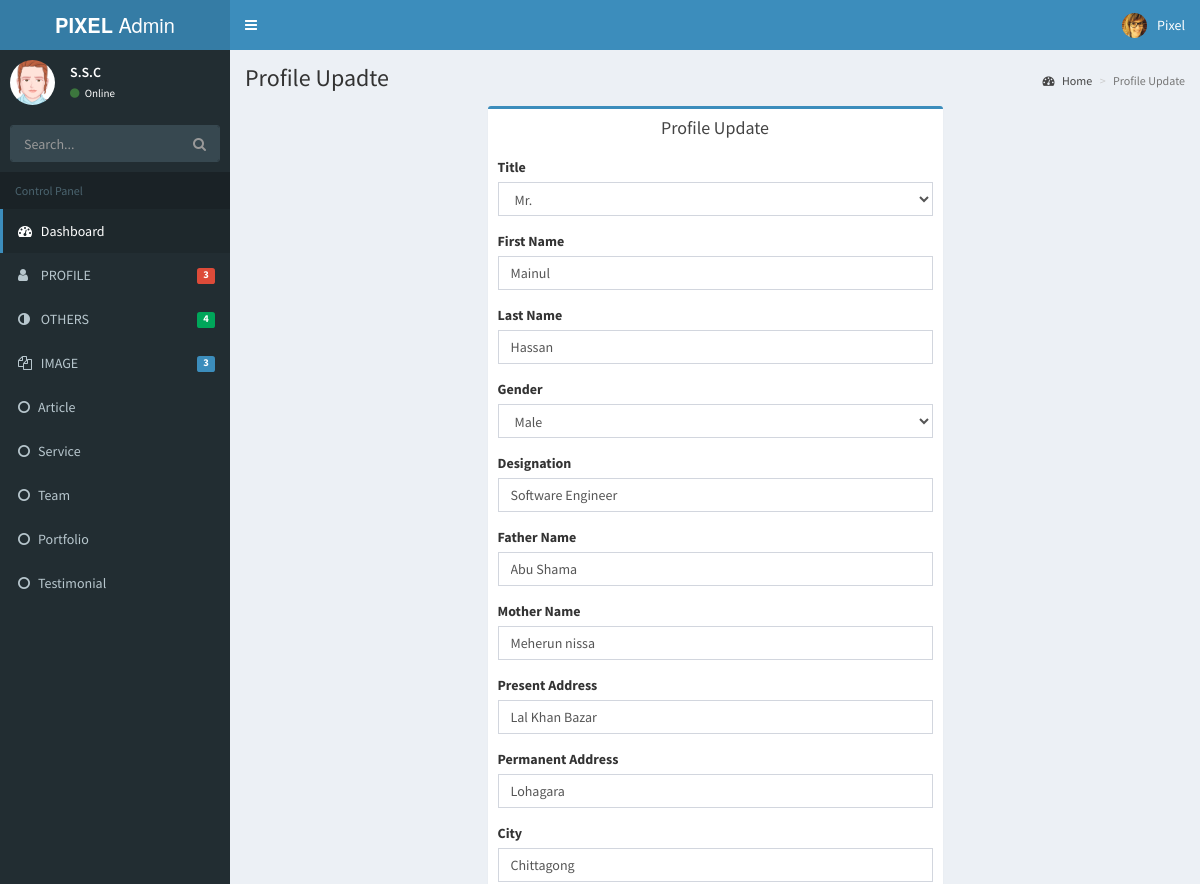
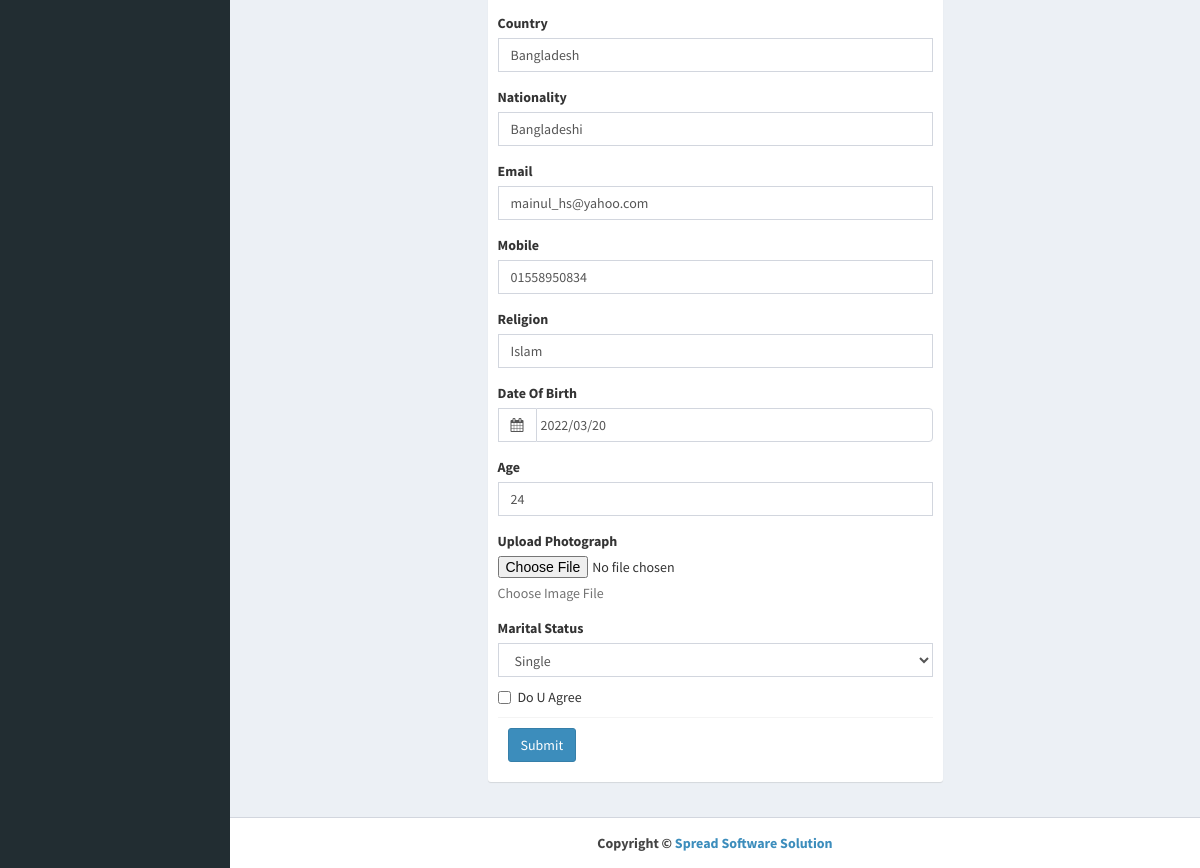
The page /admin/dashboard.php?page=update_profile_content&id=3 (signed in) on the database its author committed (2 pictures, top to bottom).
### tables this page shows
CREATE TABLE IF NOT EXISTS `profile_info` (
`id` int(11) NOT NULL,
  `title` varchar(10) DEFAULT NULL,
  `firstname` varchar(50) DEFAULT NULL,
  `lastname` varchar(50) DEFAULT NULL,
  `gender` char(20) DEFAULT NULL,
  `designation` varchar(50) DEFAULT NULL,
  `fathername` varchar(50) DEFAULT NULL,
  `mothername` varchar(50) DEFAULT NULL,
  `pre_address` varchar(100) DEFAULT NULL,
  `per_address` varchar(100) DEFAULT NULL,
  `city` varchar(50) DEFAULT NULL,
  `country` varchar(50) DEFAULT NULL,
  `nationality` varchar(50) DEFAULT NULL,
  `email` varchar(50) DEFAULT NULL,
  `mobile` varchar(50) DEFAULT NULL,
  `religion` varchar(50) DEFAULT NULL,
  `dob` varchar(50) DEFAULT NULL,
  `age` int(10) DEFAULT NULL,
  `name` varchar(50) DEFAULT NULL,
  `size` varchar(50) DEFAULT NULL,
  `type` varchar(50) DEFAULT NULL,
  `path` varchar(50) DEFAULT NULL,
  `maritial_st` char(20) DEFAULT NULL
);

### core/dbe.inc.php (called while the page is built, shortened)
<?php
    function connect() {
        $mysql_host = 'localhost';
        $mysql_user = 'root';
        $mysql_pass = '';
        $mysql_db = 'blogadmin';
        static $connection;
        if(!isset($connection)) {
            $connection = mysqli_connect($mysql_host,$mysql_user,$mysql_pass,$mysql_db);
        }
        return $connection;
    }
    function query($query) {
        $connection = connect();
        $result = mysqli_query($connection,$query);
        return $result;
    }
    function fetchData($query) {
        $rows = array();
        $result = query($query);
        while ($row = mysqli_fetch_assoc($result)) {
            $rows[] = $row;
        }
        return $rows;
    }
?>

### components/adminuser/update_profile_content.php (the view, shortened to what this page needs)
<?php
	$id = $_GET['id'];
	$select = "select * from profile_info where id = '$id'";
	$select_q= query($select);
	if ($select_q == true)
		{
			$record = fetchData($select);
                    foreach ($record as $data) {
					$title=$data['title'];
	                $firstname=$data['firstname'];
                    $lastname=$data['lastname'];
                    $gender=$data['gender'];
                    $designation=$data['designation'];
                    $fathername=$data['fathername'];
                    $mothername=$data['mothername'];
                    $pre_address=$data['pre_address'];
                    $per_address=$data['per_address'];
                    $city=$data['city'];
                    $country=$data['country'];
                    $nationality=$data['nationality'];
                    $email=$data['email'];
                    $mobile=$data['mobile'];
                    $religion=$data['religion'];
                    $dob=$data['dob'];
                    $age=$data['age'];
                    $maritial_st=$data['maritial_st'];
				}
		}
?>
 <div class="content-wrapper">
        <section class="content-header">
          <h1>
            Profile Upadte
          </h1>
          <ol class="breadcrumb">
            <li><a href="#"><i class="fa fa-dashboard"></i> Home</a></li>
            <li class="active">Profile Update</li>
          </ol>
        </section>
        <section class="content">
          <div class="row">
            <div class="col-md-6 col-md-offset-3">
              <div class="box box-primary">
                <div class="box-header" style="text-align:center">
                  <h3 class="box-title">Profile Update</h3>
                </div>
            <form role="form" method="post" name="profile" id = "profile" enctype="multipart/form-data">
                <div class="box-body">
                <div class="form-group">
                      <label>Title</label>
                      <select class="form-control" name = "title" value="<?php echo $title;?>">
                        <option>Mr.</option>
                      </select>
                </div>
                <div class="form-group">
                      <label for="firstName">First Name</label>
                      <input type="text" class="form-control" id="firstName"  name="firstName" value="<?php echo $firstname;?>">
                </div>
                <div class="form-group">
                      <label for="lastName">Last Name</label>
                      <input type="text" class="form-control" id="lastName"  name="lastName" value="<?php echo $lastname;?>">
                </div>
               <div class="form-group">
                      <label>Gender</label>
                      <select class="form-control" name = "gender">
                        <option><?php echo $gender;?></option>
                      </select>
                </div>
               <div class="form-group">
                      <label for="religion">Designation</label>
                      <input type="text" class="form-control" id="designation"  name="designation" value="<?php echo $designation;?>">
                </div>
                <div class="form-group">
                      <label for="fatherName">Father Name</label>
                      <input type="text" class="form-control" id="fatherName"  name="fatherName" value="<?php echo $fathername;?>">
                </div>
                <div class="form-group">
                      <label for="motherName">Mother Name</label>
                      <input type="text" class="form-control" id="motherName"  name="motherName" value="<?php echo $mothername;?>">
                </div>
                <div class="form-group">
                      <label for="presentAddress">Present Address</label>
                      <input type="text" class="form-control" id="presentAddress"  name="presentAddress" value="<?php echo $pre_address;?>">
                </div>
                <div class="form-group">
                      <label for="perAddress">Permanent Address</label>
                      <input type="text" class="form-control" id="perAddress"  name="perAddress" value="<?php echo $per_address;?>">
                </div>
                <div class="form-group">
                      <label for="city">City</label>
                      <input type="text" class="form-control" id="city"  name="city" value="<?php echo $city;?>">
                </div>
                <div class="form-group">
                      <label for="country">Country</label>
                      <input type="text" class="form-control" id="country"  name="country" value="<?php echo $country;?>">
                </div>
                 <div class="form-group">
                      <label for="nationality">Nationality</label>
                      <input type="text" class="form-control" id="nationality"  name="nationality" value="<?php echo $nationality;?>">
                </div>
                 <div class="form-group">
                      <label for="email">Email</label>
                      <input type="email" class="form-control" id="email"  name="email" value="<?php echo $email;?>">
                </div>
                <div class="form-group">
                      <label for="mobile">Mobile</label>
                      <input type="text" class="form-control" id="mobile"  name="mobile" value="<?php echo $mobile;?>">
                </div>
                <div class="form-group">
                      <label for="religion">Religion</label>
                      <input type="text" class="form-control" id="religion"  name="religion" value="<?php echo $religion;?>">
                </div>
                <div class="form-group">
                      <label for="Date_Of_Birth">Date Of Birth</label>
                      	<div class="input-group">
                      <div class="input-group-addon">
                        <i class="fa fa-calendar"></i>
                      </div>
                       <input type="text" class="datepicker form-control"id="Date_Of_Birth" name="DateOfBirth" value="<?php echo $dob;?>"/>
                       </div>
                </div>
                <div class="form-group">
                      <label for="age">Age</label>
                      <input type="text" class="form-control" id="age"  name="age" value="<?php echo $age;?>">
                </div>
               <div class="form-group">
                      <label for="InputFile">Upload Photograph</label>
					  <input name="image" type="file" id="userfile"  >
                      <p class="help-block">Choose Image File</p>
                </div>
                  <label>Marital Status</label>
                     <select class="form-control" name = "maritalStatus">
                        <option><?php echo $maritial_st;?></option>
                      </select>
                 <div class="checkbox">
                      <label>
                        <input type="checkbox"> Do U Agree
                      </label>
                 </div>
                  <div class="box-footer">
                    <button type="submit" class="btn btn-primary" name="upload" id="upload">Submit</button>
                  </div>
                </div>
                </form>
              </div>
            </div>
          </div>
        </section>
      </div>

### rows shown on the page
profile_info: title "Mr.", firstName "Mainul", lastName "Hassan", gender "Male", designation "Software Engineer", fatherName "Abu Shama", motherName "Meherun nissa", presentAddress "Lal Khan Bazar", perAddress "Lohagara", city "Chittagong", country "Bangladesh", nationality "Bangladeshi", email "mainul_hs@yahoo.com", mobile "01558950834", religion "Islam", DateOfBirth "2022/03/20", age "24", maritalStatus "Single"

### other values the page prints
$_SESSION['userName'] "S.S.C"
